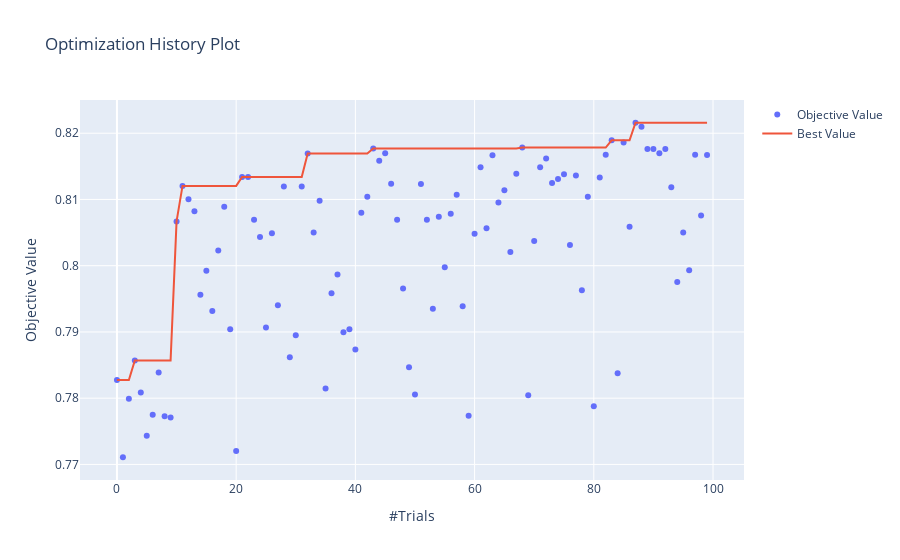

Write notebook code for a chart like this one.
### Code cell
# jupyter lab needs plotly extension widget
# https://github.com/plotly/plotly.py#jupyterlab-support-python-35
# https://colab.research.google.com/github/optuna/optuna/blob/master/examples/quickstart.ipynb#scrollTo=Jd4Ew4Kt_IIm
optuna.visualization.plot_optimization_history(study)
# optuna.visualization.plot_param_importances(study)
# optuna.visualization.matplotlib.plot_param_importances(study)
